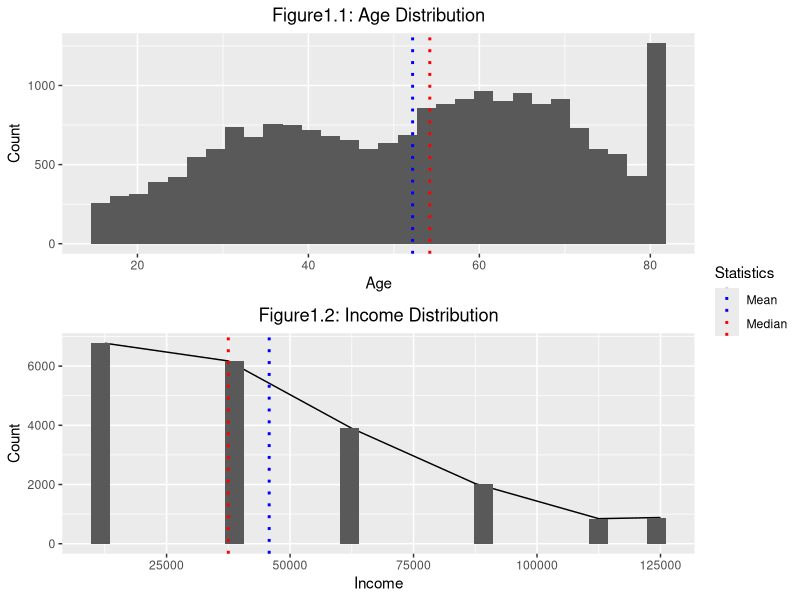
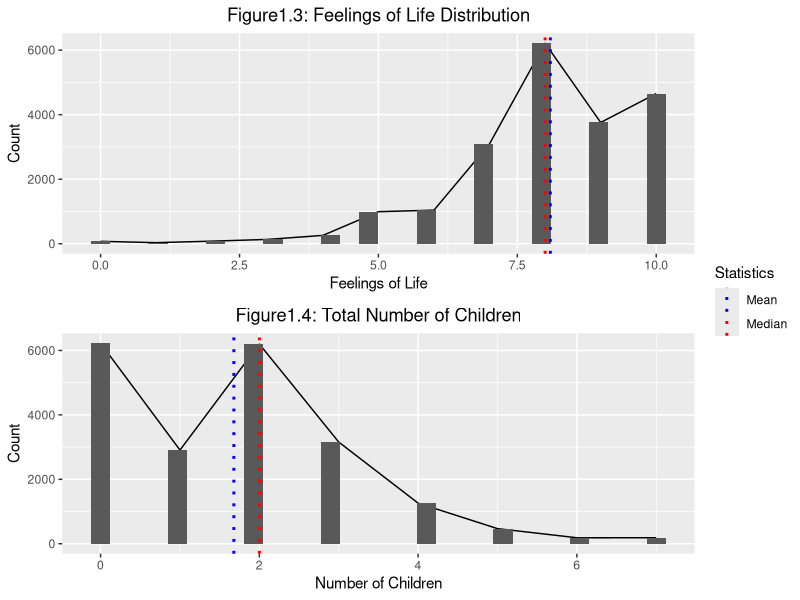
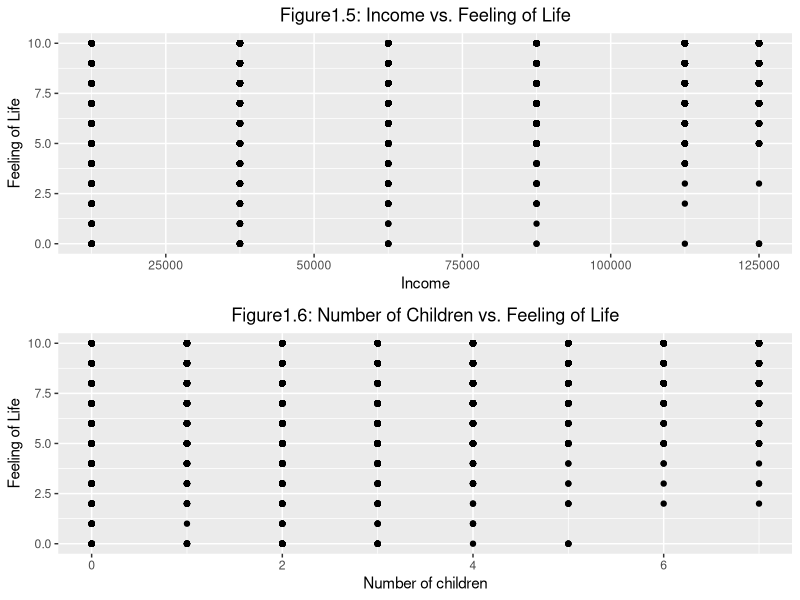
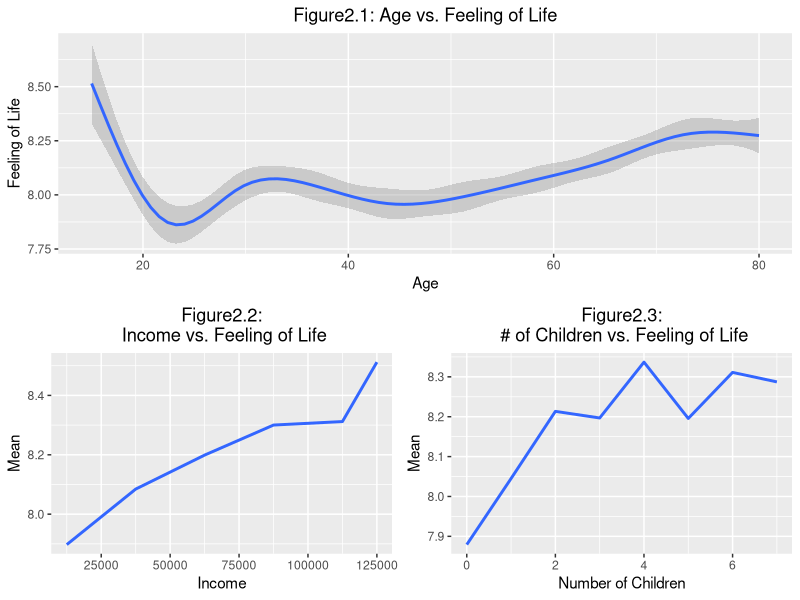
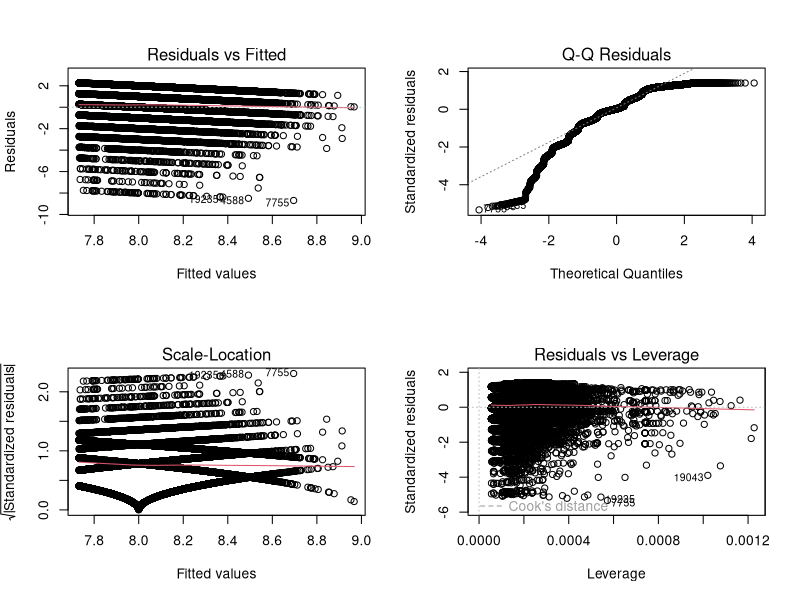
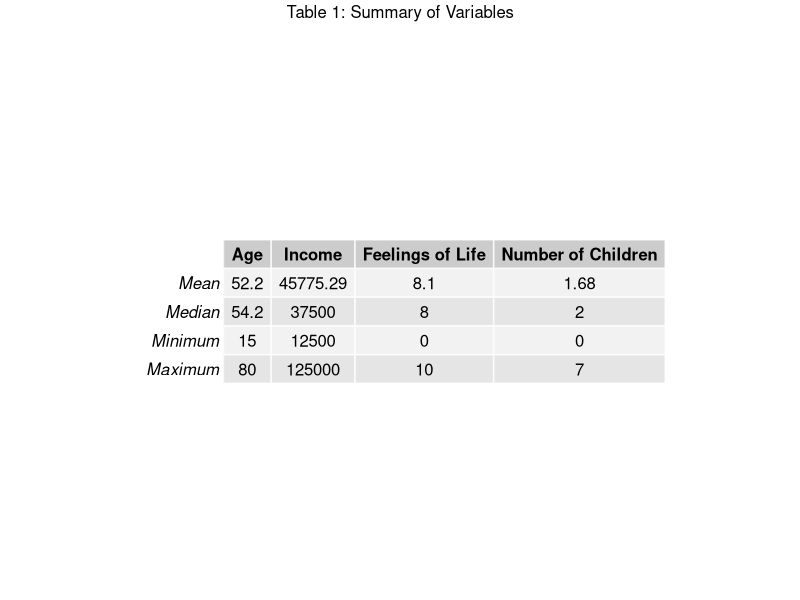
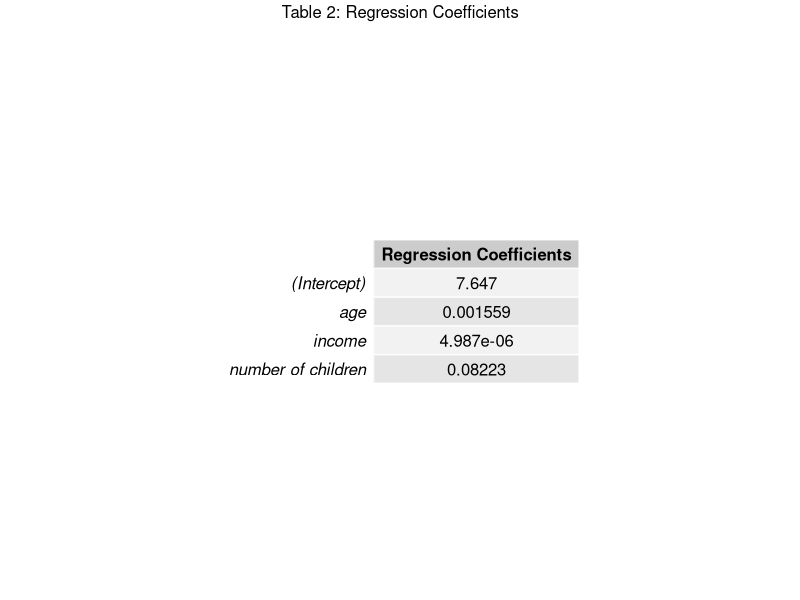
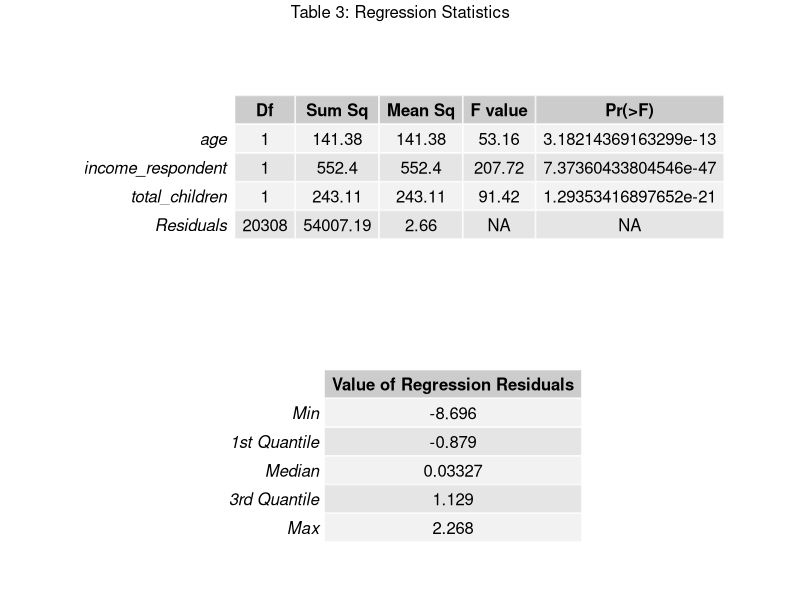

These figures' R source, in order:
## ---- chunk 1
knitr::opts_chunk$set(echo = TRUE)

#install.packages("gridExtra")

library(gridExtra)
library(tidyverse)

## ---- chunk 2

gss <- read_csv("gss.csv")
head(gss)

## ---- chunk 3

stat <- data.frame(row.names = paste(c("Mean", "Median", "Minimum", "Maximum")))
stat[,1] <- c(round(mean(gss$age), digits = 1),
            median(gss$age),
            min(gss$age),
            max(gss$age))
stat[,2] <- c(round(mean(gss$income_respondent), digits = 2),
            median(gss$income_respondent),
            min(gss$income_respondent),
            max(gss$income_respondent))
stat[,3] <- c(round(mean(na.omit(gss$feelings_life)), digits = 1),
            median(na.omit(gss$feelings_life)),
            min(na.omit(gss$feelings_life)),
            max(na.omit(gss$feelings_life)))
stat[,4] <- c(round(mean(na.omit(gss$total_children)), digits = 2),
            median(na.omit(gss$total_children)),
            min(na.omit(gss$total_children)),
            max(na.omit(gss$total_children)))
colnames(stat) <- c("Age", "Income", "Feelings of Life", "Number of Children")

## ---- chunk 4

extract_legend <- function(my_ggp) {
  step1 <- ggplot_gtable(ggplot_build(my_ggp))
  step2 <- which(sapply(step1$grobs, function(x) x$name) == "guide-box")
  step3 <- step1$grobs[[step2]]
  return(step3)
}

## ---- chunk 5

fig1.1 <- gss %>%
  ggplot(aes(x=age)) + geom_histogram() + 
  labs(x = "Age", y = "Count", title = "Figure1.1: Age Distribution") + 
  theme(plot.title = element_text(hjust = 0.5)) + 
  geom_vline(aes(xintercept = mean(gss$age), col="Mean"), 
             linetype="dotted", size = 1) + 
  geom_vline(aes(xintercept = median(gss$age), col="Median"), 
             linetype="dotted", size = 1) + 
  scale_color_manual(name = "Statistics", values = c(Median = "red", Mean = "blue"))

## ---- chunk 6

fig1.2 <- gss %>%
  ggplot(aes(x=income_respondent)) + geom_line(stat = "count") + geom_histogram() + 
  labs(x = "Income", y = "Count", title = "Figure1.2: Income Distribution") + 
  theme(plot.title = element_text(hjust = 0.5)) + 
  geom_vline(aes(xintercept = mean(gss$income_respondent), col="Mean"), 
             linetype="dotted", size = 1) + 
  geom_vline(aes(xintercept = median(gss$income_respondent), col="Median"), 
             linetype="dotted", size = 1) + 
  scale_color_manual(name = "Statistics", values = c(Median = "red", Mean = "blue"))

## ---- chunk 7

fig1.3 <- gss %>%
  ggplot(aes(x=feelings_life)) + geom_line(stat = "count") + geom_histogram() + 
  labs(x = "Feelings of Life", y = "Count", title = "Figure1.3: Feelings of Life Distribution") + 
  theme(plot.title = element_text(hjust = 0.5)) + 
  geom_vline(aes(xintercept = mean(na.omit(gss$feelings_life)), col="Mean"), 
             linetype="dotted", size = 1) + 
  geom_vline(aes(xintercept = median(na.omit(gss$feelings_life)), col="Median"), 
             linetype="dotted", size = 1) + 
  scale_color_manual(name = "Statistics", values = c(Median = "red", Mean = "blue"))

## ---- chunk 8

fig1.4 <- gss %>%
  ggplot(aes(x=total_children)) + geom_line(stat = "count") + geom_histogram() + 
  labs(x = "Number of Children", y = "Count", title = "Figure1.4: Total Number of Children") + 
  theme(plot.title = element_text(hjust = 0.5)) + 
  geom_vline(aes(xintercept = mean(na.omit(gss$total_children)), col="Mean"), 
             linetype="dotted", size = 1) + 
  geom_vline(aes(xintercept = median(na.omit(gss$total_children)), col="Median"), 
             linetype="dotted", size = 1) +
  scale_color_manual(name = "Statistics", values = c(Median = "red", Mean = "blue"))

legend <- extract_legend(fig1.1)

## ---- chunk 9

fig1.1 <- fig1.1 + theme(legend.position = "none")
fig1.2 <- fig1.2 + theme(legend.position = "none")
fig1.3 <- fig1.3 + theme(legend.position = "none")
fig1.4 <- fig1.4 + theme(legend.position = "none")

grid.arrange(fig1.1, fig1.2, right=legend, ncol=1,respect = FALSE, clip=FALSE)
grid.arrange(fig1.3, fig1.4, right=legend, ncol=1,respect = FALSE, clip=FALSE)

## ---- chunk 10

fig1.5 <- gss %>%
  ggplot(aes(y = feelings_life, x = income_respondent)) + geom_point() + 
  labs(x = "Income", y = "Feeling of Life", title = "Figure1.5: Income vs. Feeling of Life") + 
  theme(plot.title = element_text(hjust = 0.5))

fig1.6 <- gss %>%
  ggplot(aes(y = feelings_life, x = total_children)) + geom_point() + 
  labs(x = "Number of children", y = "Feeling of Life", 
       title = "Figure1.6: Number of Children vs. Feeling of Life") + 
  theme(plot.title = element_text(hjust = 0.5))

grid.arrange(fig1.5, fig1.6, ncol=1)

## ---- chunk 11

gss_income <- gss %>%
  group_by(income_respondent) %>%
  summarise(mean_feel = mean(feelings_life, na.rm=T), .groups = 'drop')

gss_child <- gss %>%
  group_by(total_children) %>%
  summarise(mean_feel = mean(feelings_life, na.rm=T), .groups = 'drop')

#Omitted NA values for calcuating Means.

fig2.1 <- gss %>%
  ggplot(aes(y = feelings_life, x = age)) + geom_smooth() + 
  labs(x = "Age", y = "Feeling of Life", title = "Figure2.1: Age vs. Feeling of Life") + 
  theme(plot.title = element_text(hjust = 0.5))

#Age can be plotted without means, because ages are more consistent. Other variables
#would produce error when plotting smooth line.

#So we plotted these two plots by using mean for each group.

fig2.2 <- gss_income %>%
  ggplot(aes(y = mean_feel, x = income_respondent)) + geom_smooth(stat='identity') + 
  labs(x = "Income", y = "Mean", title = "Figure2.2:\n Income vs. Feeling of Life") + 
  theme(plot.title = element_text(hjust = 0.5))

fig2.3 <- gss_child %>%
  ggplot(aes(y = mean_feel, x = total_children)) + geom_smooth(stat='identity') + 
  labs(x = "Number of Children", y = "Mean", 
       title = "Figure2.3:\n # of Children vs. Feeling of Life") + 
  theme(plot.title = element_text(hjust = 0.5))

grid.arrange(fig2.1, fig2.2, fig2.3, layout_matrix = rbind(c(1), c(2,3)))

## ---- chunk 12

mod <- lm(feelings_life ~ age + income_respondent + total_children, gss)

## ---- chunk 13

summ <- cbind(anova(mod)[1], round(anova(mod)[2:4], 2), anova(mod)[5])

res <- data.frame(
  row.names = paste(c("Min", "1st Quantile", "Median", "3rd Quantile", "Max")))
res[,1] <- signif(quantile(mod$residuals), 4)
colnames(res) <- c("Value of Regression Residuals")

coe <- data.frame(
  row.names = paste(c("(Intercept)", "age", "income", "number of children"))) 
coe[,1] <- signif(mod$coefficients, 4)
colnames(coe) <- c("Regression Coefficients")

## ---- chunk 14

par(mfrow=c(2,2))
plot(mod)

## ---- chunk 15

grid.arrange(tableGrob(stat), top = "Table 1: Summary of Variables", ncol = 1)
grid.arrange(tableGrob(coe), ncol=1, top = "Table 2: Regression Coefficients")
grid.arrange(tableGrob(summ), tableGrob(res), ncol=1, top = "Table 3: Regression Statistics")

